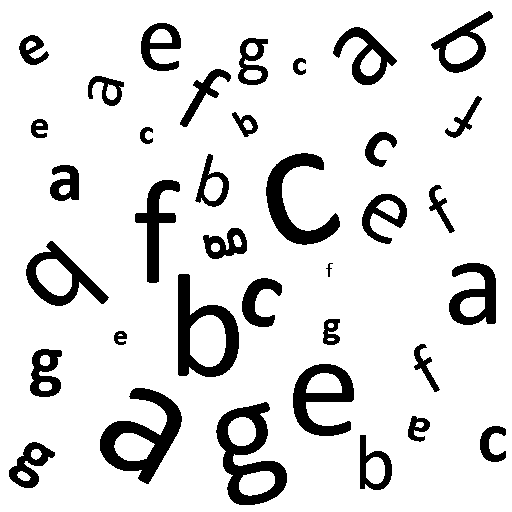
#> input picture sopa_letras.png, 512 x 512 px
$ python 99.py
#> lines starting #> are read from the running program, lines starting #| are printed output that depends on the picture; after the words box and inside, x2 and y2 are one past the last pixel; in counts of white or black regions, pixels touching at a corner belong together
"""
bonus: Predecir y marcar la sopa de letras

usamos LDA porque francamente desintegra todos los demas metodos

haciendo muchas pruebas en 4 usualmente vi el mejor rendimiento con
decision tree, asi que uso ese.

nos ponemos algunos desafios extra
entrenaremos con tan solo el 50% de los datos

para no tener que volver a extraer y normalizar los datos
sencillamente explotamos el hecho de que regionprops siempre
encuentra en el mismo orden, asi que usamos los datos
que ya tenemos procesados y solo usamos la imagen para
mostrar las clasificaciones visualmente
"""

import cv2
import pandas as pd
import matplotlib.pyplot as plt
from skimage.measure import label, regionprops
from sklearn.discriminant_analysis import LinearDiscriminantAnalysis
from sklearn.tree import DecisionTreeClassifier
from sklearn.model_selection import train_test_split

# leemos los datos
classes = pd.read_csv("clase_letras.csv").to_numpy().ravel()
#> (reads clase_letras.csv from the repository)
data = pd.read_csv("features_scaled.csv")
#> (reads features_scaled.csv from the repository)

# hacemos LDA
lda = LinearDiscriminantAnalysis(n_components=3)
lda_data = lda.fit_transform(data, classes)

plt.figure()
plt.scatter(lda_data[:,0], lda_data[:,1], c=classes)

# entrenamos un modelo
# usamos solo el 50% de los datos
X_train, X_test, y_train, y_test = train_test_split(lda_data, classes, train_size=0.5)

decision_tree = DecisionTreeClassifier(criterion="entropy")
decision_tree.fit(X_train, y_train)

predictions = decision_tree.predict(lda_data)

print("Score")
print(decision_tree.score(X_test, y_test))
print()

### leemos la imagen
image = cv2.imread("sopa_letras.png")
#> image is the input picture: shape (512, 512, 3); 86.8% white; 36 black regions, largest, box (x1, y1, x2, y2) and area: (216, 402, 287, 505) 3031, (100, 388, 182, 484) 3013, (178, 274, 239, 377) 2693
greyscale_image =  cv2.cvtColor(image, cv2.COLOR_BGR2GRAY)
_, binary_image = cv2.threshold(greyscale_image, 125,255,cv2.THRESH_BINARY_INV)

letras ={0:'a', 1:'b', 2:'c', 3:'e', 4:'f', 5:'g'}

#find regions
labels = label(binary_image)
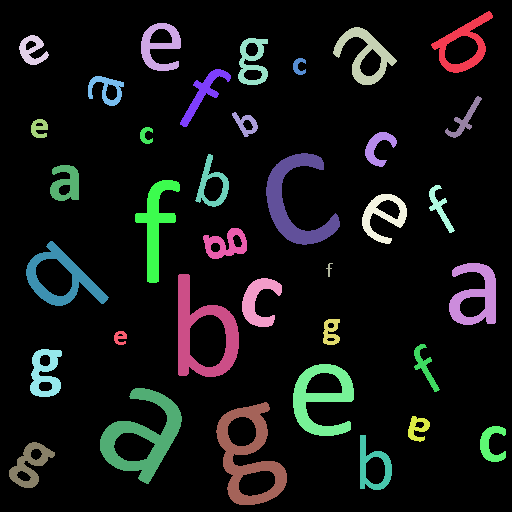
#> labels: shape (512, 512) int64; 37 distinct labels, from 0 to 36; one colour per label, 0 black

# plot characters in the image
plt.figure()
plt.imshow(labels, cmap='jet')

for i, region in zip(range(len(predictions)), regionprops(labels)):
    min_row, min_col, max_row, max_col = region.bbox

    plt.text(min_col,  min_row-5, f'{letras[predictions[i]]}', c="yellow")
#> this loop made 36 passes
#> (min_row, min_col, max_row, max_col) on passes 1 to 12: (11, 431, 73, 493), (23, 141, 71, 181), (27, 333, 85, 397), (35, 19, 65, 49), (38, 238, 85, 268), (58, 293, 75, 306), (69, 180, 127, 231), (76, 88, 106, 124), (96, 445, 138, 482), (112, 232, 137, 258), (119, 31, 138, 48), (127, 140, 144, 153)

plt.show()
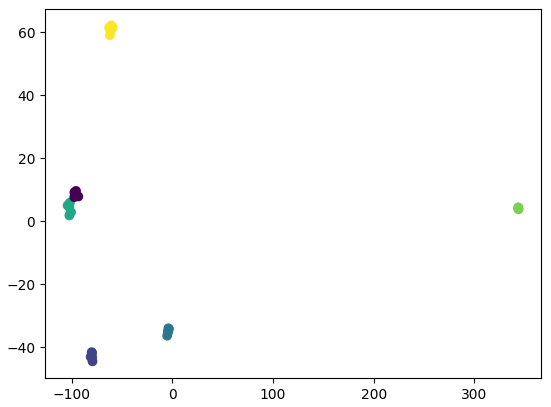
#> figure drawn by matplotlib, 1 panel
